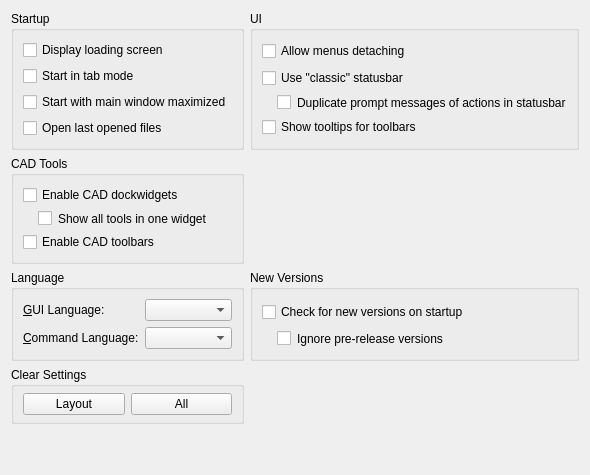
     <widget class="QWidget" name="tabStartup">
      <attribute name="title">
       <string>Startup</string>
      </attribute>
      <layout class="QGridLayout" name="gridLayout_47">
       <item row="1" column="0" rowspan="2">
        <widget class="QGroupBox" name="groupBox_31">
         <property name="title">
          <string>CAD Tools </string>
         </property>
         <layout class="QGridLayout" name="gridLayout_54">
          <item row="2" column="0">
           <widget class="QCheckBox" name="cad_toolbars_checkbox">
            <property name="toolTip">
             <string>If checked, toolbars with commands will be enabled. </string>
            </property>
            <property name="text">
             <string>Enable CAD toolbars</string>
            </property>
           </widget>
          </item>
          <item row="0" column="0">
           <widget class="QCheckBox" name="cbEnableCADDockWidgets">
            <property name="toolTip">
             <string>If checked, dock widgets with commands for left sidebar will be enabled. Otherwise, they will be disabled. </string>
            </property>
            <property name="text">
             <string>Enable CAD dockwidgets</string>
            </property>
           </widget>
          </item>
          <item row="1" column="0">
           <widget class="QCheckBox" name="cbCADWidgetsUngroupped">
            <property name="toolTip">
             <string>If this option is selected, all tools will be shown in one group, so the screen space is used more efficiently.</string>
            </property>
            <property name="styleSheet">
             <string notr="true">margin-left:15px</string>
            </property>
            <property name="text">
             <string>Show all tools in one widget</string>
            </property>
           </widget>
          </item>
         </layout>
        </widget>
       </item>
       <item row="5" column="0">
        <widget class="QGroupBox" name="groupBox_3">
         <property name="title">
          <string>Clear Settings</string>
         </property>
         <layout class="QHBoxLayout" name="horizontalLayout">
          <property name="topMargin">
           <number>6</number>
          </property>
          <property name="bottomMargin">
           <number>6</number>
          </property>
          <item>
           <widget class="QPushButton" name="pb_clear_geometry">
            <property name="sizePolicy">
             <sizepolicy hsizetype="Preferred" vsizetype="Fixed">
              <horstretch>0</horstretch>
              <verstretch>0</verstretch>
             </sizepolicy>
            </property>
            <property name="toolTip">
             <string>Restores program geometry/layout to original state</string>
            </property>
            <property name="text">
             <string>Layout</string>
            </property>
           </widget>
          </item>
          <item>
           <widget class="QPushButton" name="pb_clear_all">
            <property name="sizePolicy">
             <sizepolicy hsizetype="Preferred" vsizetype="Fixed">
              <horstretch>0</horstretch>
              <verstretch>0</verstretch>
             </sizepolicy>
            </property>
            <property name="toolTip">
             <string>Restores the program settings to its original state</string>
            </property>
            <property name="text">
             <string>All</string>
            </property>
           </widget>
          </item>
         </layout>
        </widget>
       </item>
       <item row="3" column="0">
        <widget class="QGroupBox" name="bgLanguage">
         <property name="sizePolicy">
          <sizepolicy hsizetype="Preferred" vsizetype="Maximum">
           <horstretch>0</horstretch>
           <verstretch>0</verstretch>
          </sizepolicy>
         </property>
         <property name="title">
          <string>Language</string>
         </property>
         <layout class="QGridLayout" name="language_layout">
          <item row="1" column="1">
           <widget class="QComboBox" name="cbLanguageCmd">
            <property name="toolTip">
             <string>Languages for commands in Cmd Widget</string>
            </property>
           </widget>
          </item>
          <item row="0" column="0">
           <widget class="QLabel" name="lLanguage">
            <property name="text">
             <string>&amp;GUI Language:</string>
            </property>
            <property name="wordWrap">
             <bool>false</bool>
            </property>
            <property name="buddy">
             <cstring>cbLanguage</cstring>
            </property>
           </widget>
          </item>
          <item row="0" column="1">
           <widget class="QComboBox" name="cbLanguage">
            <property name="toolTip">
             <string>Language to use for GUI and messages</string>
            </property>
           </widget>
          </item>
          <item row="1" column="0">
           <widget class="QLabel" name="lLanguageCmd">
            <property name="text">
             <string>&amp;Command Language:</string>
            </property>
            <property name="wordWrap">
             <bool>false</bool>
            </property>
            <property name="buddy">
             <cstring>cbLanguageCmd</cstring>
            </property>
           </widget>
          </item>
         </layout>
        </widget>
       </item>
       <item row="6" column="0">
        <spacer name="verticalSpacer_13">
         <property name="orientation">
          <enum>Qt::Vertical</enum>
         </property>
         <property name="sizeHint" stdset="0">
          <size>
           <width>20</width>
           <height>40</height>
          </size>
         </property>
        </spacer>
       </item>
       <item row="0" column="0">
        <widget class="QGroupBox" name="groupBox_2">
         <property name="title">
          <string>Startup</string>
         </property>
         <layout class="QGridLayout" name="gridLayout_29">
          <item row="1" column="0" colspan="2">
           <widget class="QCheckBox" name="tab_mode_check_box">
            <property name="toolTip">
             <string>Controls default mode for drawings</string>
            </property>
            <property name="text">
             <string>Start in tab mode</string>
            </property>
           </widget>
          </item>
          <item row="3" column="0" colspan="2">
           <widget class="QCheckBox" name="cbOpenLastFiles">
            <property name="toolTip">
             <string>If set, previously opened files during previous closing of the application will be re-opened.</string>
            </property>
            <property name="text">
             <string>Open last opened files</string>
            </property>
           </widget>
          </item>
          <item row="2" column="0" colspan="2">
           <widget class="QCheckBox" name="maximize_checkbox">
            <property name="toolTip">
             <string>If checked, after start the main window will be maximized</string>
            </property>
            <property name="text">
             <string>Start with main window maximized</string>
            </property>
           </widget>
          </item>
          <item row="0" column="0" colspan="2">
           <widget class="QCheckBox" name="cbSplash">
            <property name="toolTip">
             <string>Defines whether splash screen will be shown on startup</string>
            </property>
            <property name="text">
             <string>Display loading screen</string>
            </property>
           </widget>
          </item>
         </layout>
        </widget>
       </item>
       <item row="0" column="1">
        <widget class="QGroupBox" name="groupBox_32">
         <property name="title">
          <string>UI</string>
         </property>
         <layout class="QGridLayout" name="gridLayout_55">
          <item row="1" column="0">
           <widget class="QCheckBox" name="cbClassicStatusBar">
            <property name="toolTip">
             <string>If unchecked, individual widgets of statusbar are toolbars</string>
            </property>
            <property name="text">
             <string>Use &quot;classic&quot; statusbar</string>
            </property>
           </widget>
          </item>
          <item row="0" column="0">
           <widget class="QCheckBox" name="cbAllowMenusDetaching">
            <property name="toolTip">
             <string>If enabled, drop-down menus may become floating</string>
            </property>
            <property name="text">
             <string>Allow menus detaching</string>
            </property>
           </widget>
          </item>
          <item row="2" column="0">
           <widget class="QCheckBox" name="cbDuplicateActionsPromptsInStatusBar">
            <property name="toolTip">
             <string>If checked, prompt messages of actions will be also shown in bottom statusbar</string>
            </property>
            <property name="styleSheet">
             <string notr="true">margin-left:15px</string>
            </property>
            <property name="text">
             <string>Duplicate prompt messages of actions in statusbar</string>
            </property>
           </widget>
          </item>
          <item row="3" column="0">
           <widget class="QCheckBox" name="cbStartupTBTooltips">
            <property name="toolTip">
             <string>If enabled, tooltips toolbar's name will be shown</string>
            </property>
            <property name="text">
             <string>Show tooltips for toolbars</string>
            </property>
           </widget>
          </item>
         </layout>
        </widget>
       </item>
       <item row="3" column="1">
        <widget class="QGroupBox" name="groupBox_12">
         <property name="title">
          <string>New Versions</string>
         </property>
         <layout class="QGridLayout" name="gridLayout_11">
          <item row="0" column="0">
           <widget class="QCheckBox" name="cbCheckNewVersion">
            <property name="toolTip">
             <string>Check GitHub for new releases of LibreCAD on program startup</string>
            </property>
            <property name="text">
             <string>Check for new versions on startup</string>
            </property>
           </widget>
          </item>
          <item row="1" column="0">
           <widget class="QCheckBox" name="cbCheckNewVersionIgnorePreRelease">
            <property name="toolTip">
             <string>If checked, pre-release versions will be ignored</string>
            </property>
            <property name="styleSheet">
             <string notr="true">margin-left:15px</string>
            </property>
            <property name="text">
             <string>Ignore pre-release versions</string>
            </property>
           </widget>
          </item>
         </layout>
        </widget>
       </item>
      </layout>
     </widget>
